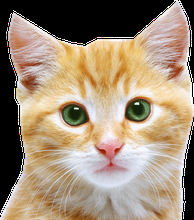
%> input picture Tugas7/img/cat.png, 194 x 220 px, shrunk from 809 x 918 before the run
$ octave MedianFilteriingManual.m   (GNU Octave 9; MATLAB toolbox functions it lacks are replaced by stand-ins)
%> lines starting %> are read from the running program, lines starting %| are printed output that depends on the picture
img = imread('C:\Users\ACER\Downloads\Tugas7\img\cat.PNG');
%> img is the input picture: size 220x194x3 uint8; mean R, G, B 157.9, 139.5, 118.3
imgg = rgb2gray(img);
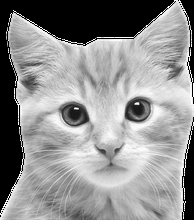
%> imgg: size 220x194 uint8; min 0, max 255, mean 142.6

[tinggi, lebar] = size(imgg);
%> tinggi = 220; lebar = 194

for baris = 2 : tinggi-1
  for kolom = 2 : lebar-1
    data = [imgg(baris-1, kolom-1) imgg(baris-1, kolom) imgg(baris-1, kolom+1) imgg(baris, kolom-1) imgg(baris, kolom) imgg(baris, kolom+1) imgg(baris+1, kolom-1) imgg(baris+1, kolom) imgg(baris+1, kolom+1)]
    for i=1 : 8
      for j=i+1 : 9
        if data(i) > data(j)
          tmp = data(i);
          data(i) = data(j);
          data(j) = tmp;
        endif
      endfor
    endfor
    img_med(baris, kolom) = data(5);
  endfor
endfor
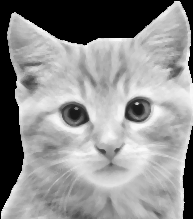
%> img_med: size 219x193 uint8; min 0, max 255, mean 142.8
%> after the loop, data = [0 0 0 0 0 0 0 0 0]; tmp = 255

figure(1);
subplot(1,2,1); imshow(imgg); title('citra asli');
subplot(1,2,2); imshow(img_med); title('hasil citra filter median');

$ run again, with Tugas7/img/MF_Hasil.png copied over Tugas7/img/cat.png
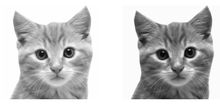
%> input picture Tugas7/img/MF_Hasil.png, 220 x 105 px, shrunk from 538 x 256 before the run
%> img is the input picture: size 105x220x3 uint8; min 0, max 255, mean 195.1
%> after the loop `for baris = 2 : tinggi-1`:
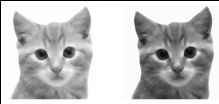
%> img_med: size 104x219 uint8; min 0, max 255, mean 190.8
%> after the loop `for baris = 2 : tinggi-1`: data = [255 255 255 255 255 255 255 255 255]; tmp = 254
